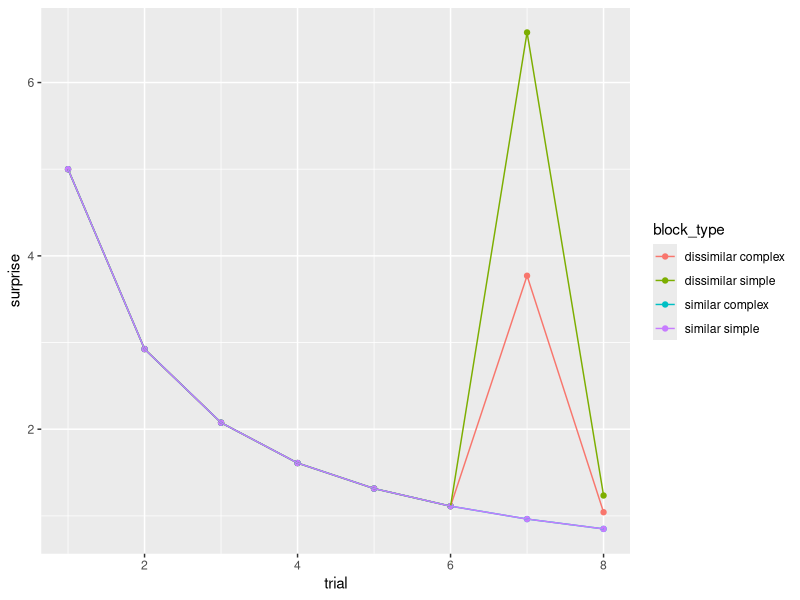
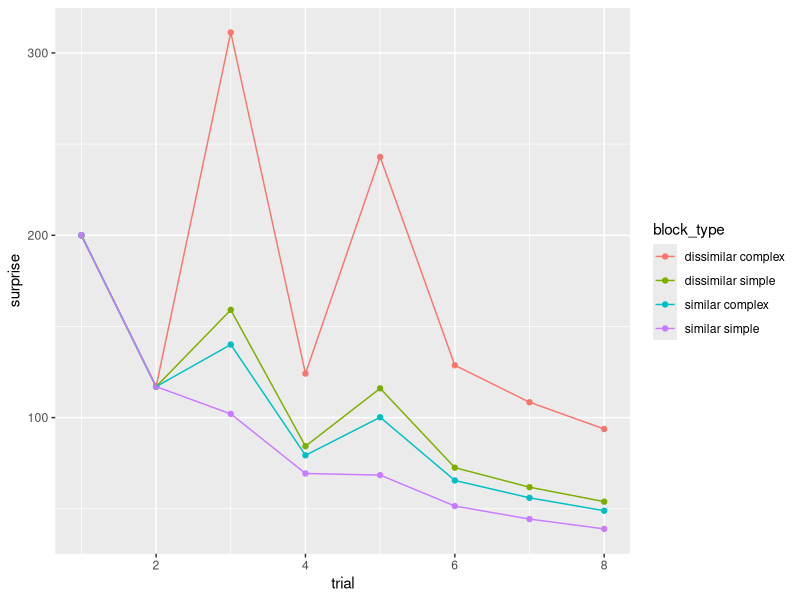

Recreate these plots in R, in order.
## ---- chunk 1
library(tidyverse)
library(patchwork)
library(here)
## ---- chunk 2
TOTAL_FEATURE_N = 6
COMPLEX_FEATURE_N = 3  
SIMPLE_FEATURE_N = 2

# generate stimuli
f.generate_stimuli_vector <- function(total_feature_n, stimuli_feature_n){
  
  vec <- c(rep(0, total_feature_n - stimuli_feature_n), rep(1, stimuli_feature_n))
  return(sample(vec))
  
}

# generate similar / dissimilar stimuli
f.generate_stimuli_similarity <- function(original_stimuli, similarity){
  
  non_overlapping_feature <- ifelse(similarity == "similar", .2, .8)
  
  # first figure out where the 1s are at 
  feature_pos <- which(original_stimuli %in% c(1))
  non_feature_pos <- which(original_stimuli %in% c(0))
  
  # change 1 to 0
  feature_change_pos <- sample(feature_pos, 
                               non_overlapping_feature * length(feature_pos), 
                               replace = FALSE)
  
  new_stim <- replace(original_stimuli, feature_change_pos, 0)
  
  # change 0 to 1 
  non_feature_change_pos <- sample(non_feature_pos, 
                                   non_overlapping_feature * length(feature_pos), 
                                   replace = FALSE)
  
  new_stim <- replace(new_stim, non_feature_change_pos, 1)
  
  
  return (new_stim)  
  
}

## create a stimuli sequence 
f.block_sequence <- function(total_feature_n, 
                             simple_feature_n, 
                             complex_feature_n,
                             block_length, 
                             deviant_pos, 
                             complexity, 
                             similarity){
  
  TOTAL_FEATURE_N = total_feature_n  
  # the number of 1 in the feature vector 
  SIMPLE_FEATURE_N = simple_feature_n
  COMPLEX_FEATURE_N = complex_feature_n  
  
  feature_n <- ifelse(complexity == "complex", COMPLEX_FEATURE_N, SIMPLE_FEATURE_N)
  background_stim <- f.generate_stimuli_vector(TOTAL_FEATURE_N, feature_n)
  deviant_stim <- f.generate_stimuli_similarity(background_stim, similarity)
  
  block_list <- replicate(block_length, background_stim, simplify = FALSE)
  
  block_list[deviant_pos] <- replicate(length(deviant_pos), 
                                       deviant_stim, 
                                       simplify = FALSE)
  
  return(block_list)
  
}


example_block_complex_similar <- f.block_sequence(
  TOTAL_FEATURE_N, 
  SIMPLE_FEATURE_N, 
  COMPLEX_FEATURE_N, 
  8, c(7), "complex", "similar")
example_block_complex_dissimilar <- f.block_sequence(
  TOTAL_FEATURE_N, 
  SIMPLE_FEATURE_N, 
  COMPLEX_FEATURE_N, 
  8, c(7), "complex", "dissimilar")
example_block_simple_similar <- f.block_sequence(
  TOTAL_FEATURE_N, 
  SIMPLE_FEATURE_N, 
  COMPLEX_FEATURE_N, 
  8, c(7), "simple", "similar")
example_block_simple_dissimilar <- f.block_sequence(
  TOTAL_FEATURE_N, 
  SIMPLE_FEATURE_N, 
  COMPLEX_FEATURE_N, 8, c(7), "simple", "dissimilar")

NUM_FEATURE_SAMPLE_PER_OBSERVATION <- 3

# generate observation sequence 
make_observation <- function(stimuli, feature_sample){
  
  #figure out the feature position  
  feature_pos <- which(stimuli %in% c(1))
  sampled_feature <- sample(feature_pos, 
                            feature_sample, 
                            replace = FALSE)
  observation <- rep(0, length(stimuli))
  observation[sampled_feature] <- 1
  
  return(observation)
  
}

example_block_complex_similar 
example_observation <- lapply(example_block_complex_similar, make_observation, 
                              NUM_FEATURE_SAMPLE_PER_OBSERVATION)
example_observation

## ---- chunk 3
# calculate beta count for a given block
f.beta_count <- function(block, feature_prior = c(1,1)){
  prior <- replicate(length(block[[1]]), feature_prior, simplify = FALSE)
  
  beta_count <- list()
  
  for (trial in 1:length(block)){

    if (trial == 1) {
      beta_count[[trial]] <- prior 
    } else {
      beta_count[[trial]] <- mapply(function(x, y) {
        x[y + 1] <- x[y + 1] + 1
        return(list(x))
      },
      beta_count[[trial-1]], 
      block[[trial-1]])
    }
  }
  
  return(beta_count)
}

# use beta count to calculate feature probability 
f.probability <- function(block_beta){
  
  lapply(block_beta, function(x) lapply(x, function(x) x/sum(x)))
  
}

f.surprise <- function(block_probability, block_sequence){
  
  mapply(function (probs, seq) {
    sum(-log2(mapply(function (x, y) x[y + 1], probs, seq)))
  }, block_probability, block_sequence)
  
}

example_beta <- f.beta_count(example_block_complex_similar)
example_prob <- f.probability(example_beta)
example_surprise <- f.surprise(example_prob,example_block_complex_similar)

f.plot_surprise <- function(surprise){
  tibble("surprise" = surprise) %>% 
    mutate( trial = row_number()) %>% 
    unnest(surprise) %>% 
    ggplot(aes(x = trial, y = surpise)) + 
    geom_point() + 
    geom_line()
  
}


## ---- chunk 4
f.block_sequence <- function(
  
  complexity, 
  similarity){
  
  TOTAL_FEATURE_N = 5
  # the number of 1 in the feature vector 
  SIMPLE_FEATURE_N = 2
  COMPLEX_FEATURE_N = 4  
  block_length = 8
  deviant_pos = c(7)
  
  feature_n <- ifelse(complexity == "complex", COMPLEX_FEATURE_N, SIMPLE_FEATURE_N)
  background_stim <- f.generate_stimuli_vector(TOTAL_FEATURE_N, feature_n)
  deviant_stim <- f.generate_stimuli_similarity(background_stim, similarity)
  
  block_list <- replicate(block_length, background_stim, simplify = FALSE)
  
  block_list[deviant_pos] <- replicate(length(deviant_pos), 
                                       deviant_stim, 
                                       simplify = FALSE)
  
  return(block_list)
  
}

# sorry this is disgusting i wish i know r better 
df.seq <- bind_cols(
  tibble(
    complexity = c("complex", "simple"), 
    similarity = c("similar", "dissimilar")) %>% 
    expand(similarity, complexity), 
  tibble(
    "sequence" =
      tibble(
        complexity = c("complex", "simple"), 
        similarity = c("similar", "dissimilar")) %>% 
      expand(similarity, complexity) %>% 
      pmap(f.block_sequence))
)

df.surprise <- df.seq %>% 
  #rowwise() %>% 
  mutate(beta = map(.x = sequence, 
                    .f = f.beta_count), 
         probability = map(
           .x = beta, 
           .f = f.probability), 
         surprise = map2(
           .x = probability, 
           .y = sequence,
           .f = f.surprise)) 
# %>% 
# select(similarity, complexity, surprise) 

## ---- chunk 5
df.surprise %>% 
  unnest(surprise) %>% 
  unnest(surprise) %>% 
  unnest(surprise) %>% 
  group_by(similarity, complexity) %>% 
  mutate(trial = row_number(), 
         block_type = paste(similarity, complexity)) %>% 
  ggplot(aes(x = trial, 
             y = surprise, 
             color = block_type)) + 
  geom_point() + 
  geom_line()

## ---- chunk 6
f.block_sequence <- function(
  complexity, 
  similarity){
  
  TOTAL_FEATURE_N = 200  
  # the number of 1 in the feature vector 
  SIMPLE_FEATURE_N = 30
  COMPLEX_FEATURE_N = 90  
  block_length = 8
  deviant_pos = c(3,  5)
  
  feature_n <- ifelse(complexity == "complex", COMPLEX_FEATURE_N, SIMPLE_FEATURE_N)
  background_stim <- f.generate_stimuli_vector(TOTAL_FEATURE_N, feature_n)
  deviant_stim <- f.generate_stimuli_similarity(background_stim, similarity)
  
  block_list <- replicate(block_length, background_stim, simplify = FALSE)
  
  block_list[deviant_pos] <- replicate(length(deviant_pos),
                                       deviant_stim,
                                       simplify = FALSE)
  
  return(block_list)
  
}

# sorry this is disgusting i wish i know r better 
df.surprise <- bind_cols(
  tibble(
    complexity = c("complex", "simple"), 
    similarity = c("similar", "dissimilar")) %>% 
    expand(similarity, complexity), 
  tibble(
    "sequence" =
      tibble(
        complexity = c("complex", "simple"), 
        similarity = c("similar", "dissimilar")) %>% 
      expand(similarity, complexity) %>% 
      pmap(f.block_sequence))) %>% 
  mutate(beta = map(.x = sequence, 
                    .f = f.beta_count), 
         probability = map(.x = beta, 
                           .f = f.probability), 
         surprise = map2(.x = probability, 
                         .y = sequence, 
                         .f = f.surprise)) 

df.surprise %>% 
  unnest(surprise) %>% 
  unnest(surprise) %>% 
  group_by(similarity, complexity) %>% 
  mutate(trial = row_number(), 
         block_type = paste(similarity, complexity)) %>% 
  ggplot(aes(x = trial, 
             y = surprise, 
             color = block_type)) + 
  geom_point() + 
  geom_line()
